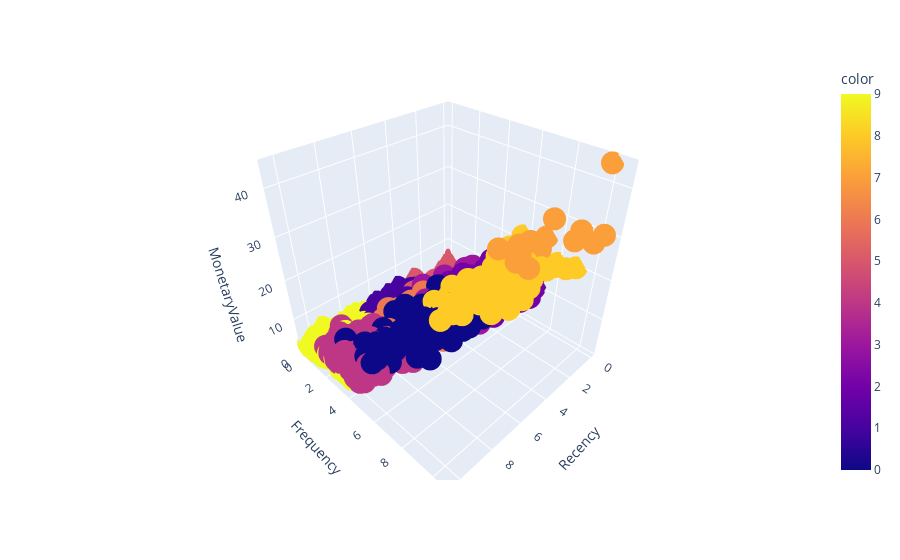

This figure's notebook cell:
### Code cell
import plotly.express as px

x_val = 'Recency'
y_val = 'Frequency'
z_val = 'MonetaryValue'

fig = px.scatter_3d(customers_fix, x=x_val, y=y_val, z=z_val, color='cluster_labels', labels='cluster_labels')
fig.show()

### Figure 1 — Plotly figure (JSON) as saved in the notebook; plotly's stock layout.template omitted (floating-point values rounded to 4 significant figures; data arrays with more than 128 entries replaced by an {"elided": "..."} marker saying what was removed)
{"data": [{"hovertemplate": "Recency=%{x}<br>Frequency=%{y}<br>MonetaryValue=%{z}<br>color=%{marker.color}<extra></extra>", "legendgroup": "", "marker": {"color": {"elided": "4191 int values"}, "coloraxis": "coloraxis", "symbol": "circle"}, "mode": "markers", "name": "", "scene": "scene", "showlegend": false, "type": "scatter3d", "x": {"elided": "4191 float values"}, "y": {"elided": "4191 float values"}, "z": {"elided": "4191 float values"}}], "layout": {"coloraxis": {"colorbar": {"title": {"text": "color"}}, "colorscale": [[0, "#0d0887"], [0.1111, "#46039f"], [0.2222, "#7201a8"], [0.3333, "#9c179e"], [0.4444, "#bd3786"], [0.5556, "#d8576b"], [0.6667, "#ed7953"], [0.7778, "#fb9f3a"], [0.8889, "#fdca26"], [1, "#f0f921"]]}, "legend": {"tracegroupgap": 0}, "margin": {"t": 60}, "scene": {"domain": {"x": [0, 1], "y": [0, 1]}, "xaxis": {"title": {"text": "Recency"}}, "yaxis": {"title": {"text": "Frequency"}}, "zaxis": {"title": {"text": "MonetaryValue"}}}}}
